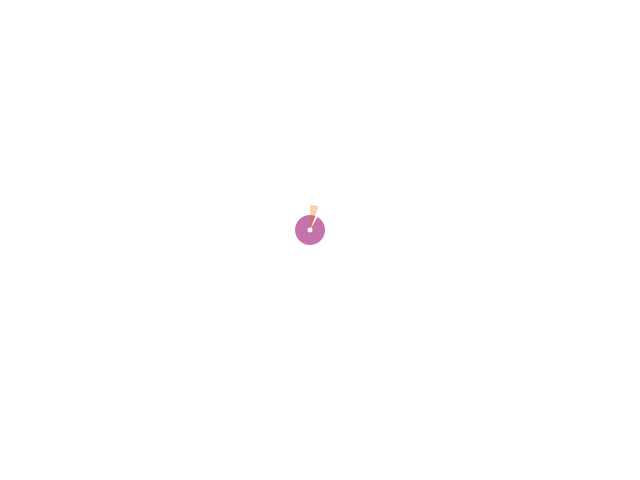
Frame 1 (no input)
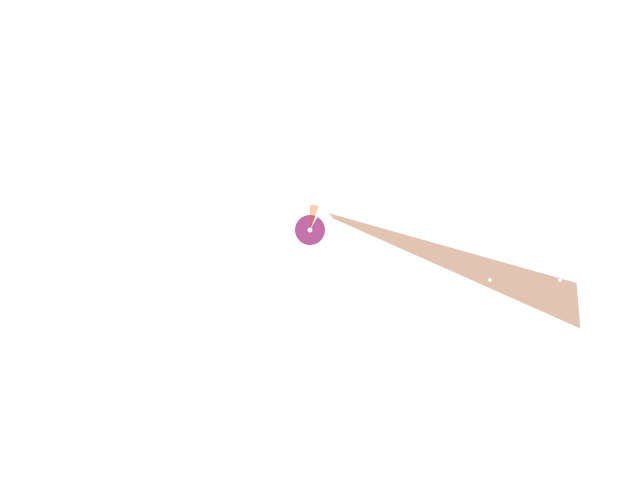
Frame 60 (the mouse pressed at the canvas centre just before this capture)
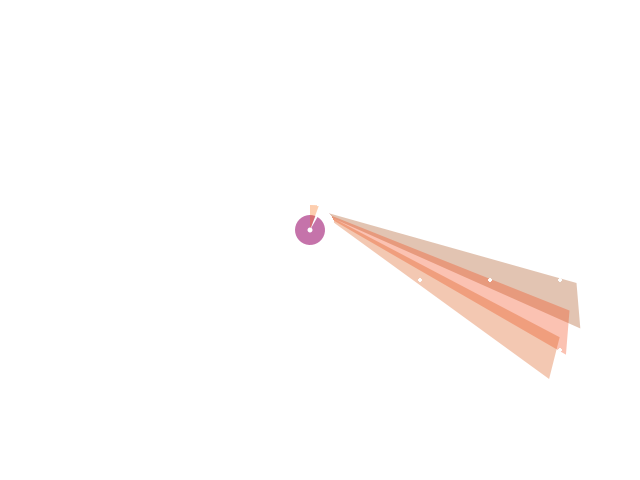
Frame 120 (the mouse held since frame 60 and released just before this capture)

The Processing sketch that drew these frames (run headless with seeded random() and noise(); from frame 60 on, the mouse is pressed at the canvas centre):

// Processing sketch: processing_20616
// ── processing_20616.pde

int triX=-10;
int triY=-20;
int tri2X=-10;
int tri2Y=-20;
int lastSecond=0;
int xx,yy,cc=30,dd=30;
int trans=80;
int aa=(triX+300);
void setup() {
  size(640,480);
  smooth();
  background(255);
  frameRate(30);
}

void draw() {


  SS();
  MM();
  bg();
}

void SS() {

  noStroke();

  xx+=1; 
  pushMatrix();
  translate(310, 230);

  /////second/////
  if(xx>30) {

    float s=map(second(),0,60,0,TWO_PI)-HALF_PI;
    rotate(s);
    fill(random(255),random(255),10,trans);
    triangle(triX,triY,aa-=3,triY,(triX+275),(triY-40));

    xx=0;
  }

  popMatrix();
}
void MM() {

  pushMatrix();
  translate(310, 230);
  float m=map(minute(),0,60,0,TWO_PI)-HALF_PI;
  rotate(m);
  fill(255);
  ellipse(0, 0, cc+20,dd+20);
  fill(150,0,100,140);
  arc(0, 0, cc,dd, 0, PI*2-PI/20);

  popMatrix();
  /////////////   
  pushMatrix();
  translate(310, 230);
  float h=map(hour(),0,60,0,TWO_PI)-HALF_PI;
  rotate(h);
  fill(250,100,0,80);
  arc(0, 0, cc+20,dd+20, radians(-30), radians(-10));
  fill(255);
  ellipse(310,230,5,5);
  popMatrix();
}
void bg() {
  fill(255);

  ellipse(310,230,5,5);
  for (int k = 0; k < width; k+=70) {
    for (int l = 0; l< height+100; l+=70) {
      noStroke();

      fill(255,255,255,100);
      ellipse(k,l,3,3);
    }
  }
}
